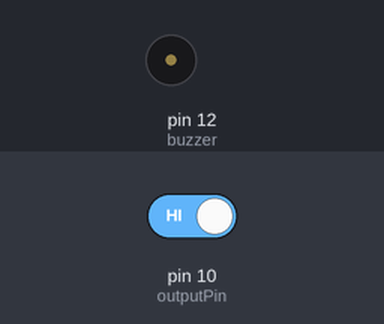
The sketch below on a simulated Arduino Uno, built with avr-gcc and run on an emulated ATmega328P. Shown: buzzer (waves = sounding, pin HIGH). The inputs (shaded band) are chosen by the test bench; at power-on: pin 10 (outputPin) HIGH.

Above: at 1.2 s.
1.3 s: pin 10 (outputPin) driven LOW
At 2.4 s:
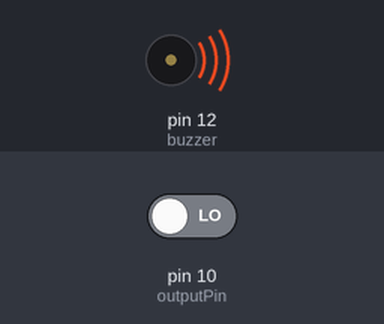
2.8 s: pin 10 (outputPin) driven HIGH
At 3.6 s:
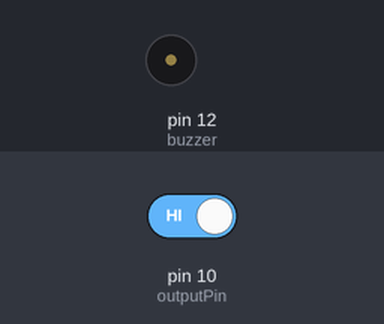
Timing chart, 0 to 5.8 s (numbered marks = the images above; inputs shaded):
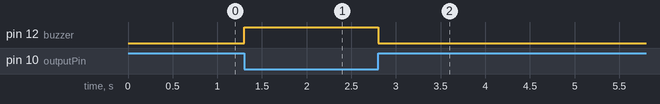

Measured:
- after the input at 1.3 s, pin 12 (buzzer): LOW → HIGH at once
- after the input at 2.8 s, pin 12 (buzzer): HIGH → LOW at once

The sketch:

PIR_CODE.ino
```cpp
#define buzzer 12

#define outputPin 10

void setup() {
  Serial.begin(9600);
  pinMode(buzzer, OUTPUT);
  pinMode(outputPin, INPUT);
}

void loop() {
    int readOutput = digitalRead(outputPin);

    if (readOutput == LOW) {
      digitalWrite(buzzer, HIGH);

    }
    else  digitalWrite(buzzer, LOW);

    }
  //}
```
